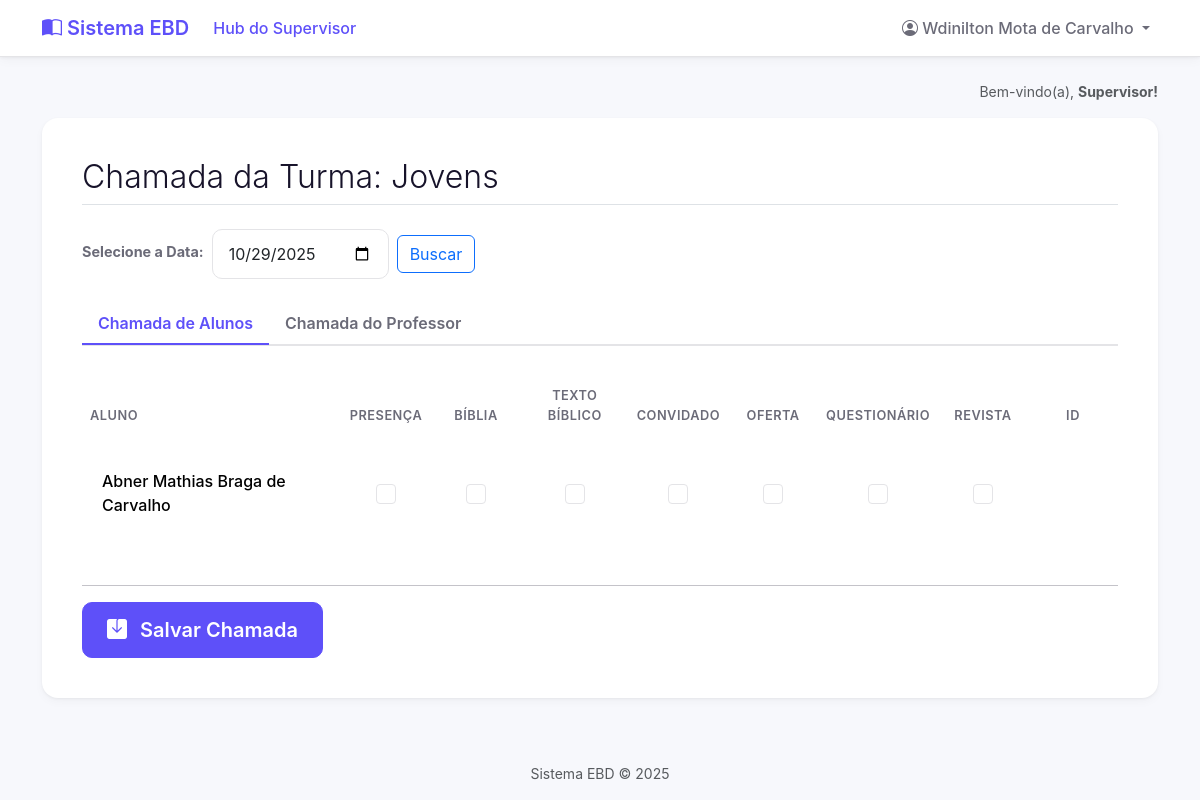
The page /turma/1/chamada/ (signed in) on the database its author committed.
### core/models.py (models this page shows, shortened)
class Turma(models.Model):
    nome = models.CharField(max_length=100, unique=True)
    professor = models.ForeignKey(
        User,
        on_delete=models.SET_NULL,
        null=True,
        blank=True,
        related_name='turmas_lecionadas'
    )

class RegistroChamada(models.Model):
    chamada = models.ForeignKey(Chamada, on_delete=models.CASCADE, related_name='registros')
    aluno = models.ForeignKey(Aluno, on_delete=models.CASCADE, related_name='registros_de_chamada')
    presenca = models.BooleanField(default=False, verbose_name="Presença")
    biblia = models.BooleanField(default=False, verbose_name="Bíblia")
    versiculo = models.BooleanField(default=False, verbose_name="Texto Bíblico")
    convidado = models.BooleanField(default=False, verbose_name="Convidado")
    oferta = models.BooleanField(default=False, verbose_name="Oferta")
    atividades = models.BooleanField(default=False, verbose_name="Questionário")
    revista = models.BooleanField(default=False, verbose_name="Revista") # <-- ADICIONE ESTA LINHA
    pontos_ganhos = models.IntegerField(default=0)

class Aluno(models.Model):
    user = models.OneToOneField(
        User,
        on_delete=models.CASCADE,
        related_name='aluno', # Permite fazer request.user.aluno
        null=True,
        blank=True
    )
    nome_completo = models.CharField(max_length=255)
    turma = models.ForeignKey(
        Turma,
        on_delete=models.CASCADE,
        related_name='alunos'
    )
    pontos_totais = models.IntegerField(default=0)
    data_cadastro = models.DateTimeField(auto_now_add=True)

### core/views.py (the view)
# urls.py: path('turma/<int:turma_id>/chamada/', views.pagina_chamada, name='pagina_chamada'),
@login_required
def pagina_chamada(request, turma_id):
    permissores = permissoes_context(request)
    turma = get_object_or_404(Turma, id=turma_id)
    acesso_permitido = False
    if permissores['is_supervisor']:
        acesso_permitido = True
    elif permissores['is_professor'] and turma.professor == request.user:
        acesso_permitido = True
    if not acesso_permitido:
        return HttpResponseForbidden("<h1>Acesso Negado</h1><p>Você não tem permissão para fazer a chamada desta turma.</p>")
    data_selecionada_str = request.GET.get('data', date.today().isoformat())
    data_selecionada = date.fromisoformat(data_selecionada_str)
    chamada, _ = Chamada.objects.get_or_create(
        turma=turma,
        data=data_selecionada,
        defaults={'criado_por': request.user} # Registra quem criou (o supervisor ou o prof)
    )
    alunos_da_turma = turma.alunos.all().order_by('nome_completo')
    for aluno in alunos_da_turma:
        RegistroChamada.objects.get_or_create(chamada=chamada, aluno=aluno)
    registro_professor = None
    form_professor = None
    professor_titular = turma.professor # Pega o professor associado à turma
    if professor_titular: # Só faz a chamada do prof se a turma tiver um
        try:
            perfil_professor = professor_titular.perfil_professor
            registro_professor, criado = RegistroChamadaProfessor.objects.update_or_create(
            chamada=chamada,  # Procura o registro pela 'chamada' (que é UNIQUE)
            defaults={'professor': perfil_professor} # Atualiza o professor se for diferente
        )
        except PerfilProfessor.DoesNotExist:
            professor_titular = None # Zera se o perfil não existir
    RegistroChamadaFormSet = modelformset_factory(RegistroChamada, form=RegistroChamadaForm, extra=0)
    if request.method == 'POST':
        queryset_alunos = RegistroChamada.objects.filter(chamada=chamada)
        formset_alunos = RegistroChamadaFormSet(request.POST, queryset=queryset_alunos, prefix='alunos')
        if professor_titular:
            form_professor = RegistroChamadaProfessorForm(request.POST, instance=registro_professor, prefix='professor')
            if formset_alunos.is_valid() and form_professor.is_valid():
                formset_alunos.save()
                form_professor.save()
                return redirect('dashboard' if permissores['is_professor'] else 'relatorios')
        else:
            if formset_alunos.is_valid():
                formset_alunos.save()
                return redirect('dashboard' if permissores['is_professor'] else 'relatorios')
    else:
        queryset_alunos = RegistroChamada.objects.filter(chamada=chamada).select_related('aluno').order_by('aluno__nome_completo')
        formset_alunos = RegistroChamadaFormSet(queryset=queryset_alunos, prefix='alunos')
        if professor_titular:
            form_professor = RegistroChamadaProfessorForm(instance=registro_professor, prefix='professor')
    contexto = {
        'turma': turma,
        'professor_titular': professor_titular, # Envia o prof. da turma para o template
        'formset_alunos': formset_alunos,
        'form_professor': form_professor, # Pode ser None
        'data_selecionada_str': data_selecionada_str,
    }
    return render(request, 'chamada.html', contexto)

### core/forms.py
class RegistroChamadaProfessorForm(forms.ModelForm):
    class Meta:
        model = RegistroChamadaProfessor
        fields = ['presenca', 'biblia', 'revista', 'oferta', 'convidado']

### core/context_processors.py (called while the page is built)
def permissoes_context(request):
    is_professor = False
    is_aluno = False
    is_supervisor = False
    aluno = None
    if request.user.is_authenticated:
        is_supervisor = request.user.groups.filter(name='Supervisores').exists()
        is_professor = request.user.groups.filter(name='Professores').exists()
        try:
            aluno = request.user.aluno
            is_aluno = True
        except:
            is_aluno = False
    return {
        'is_supervisor': is_supervisor,
        'is_professor': is_professor,
        'is_aluno': is_aluno,
        'aluno_global': aluno,
    }

### core/models.py (called while the page is built)
    def recalcular_pontos_totais(self):
        total = self.registros_de_chamada.aggregate(total=Sum('pontos_ganhos'))['total']
        self.pontos_totais = total or 0
        self.save(update_fields=['pontos_totais'])

    def save(self, *args, **kwargs):
        pontos = 0
        if self.presenca: pontos += 1
        if self.biblia: pontos += 1
        if self.revista: pontos += 1
        if self.oferta: pontos += 1
        if self.convidado: pontos += 1
        self.pontos_ganhos = pontos
        super().save(*args, **kwargs)
        self.professor.recalcular_pontos_totais()

### templates/chamada.html (shortened to what this page needs)
{% extends 'base.html' %}
{% block content %}
    <div class="d-flex justify-content-between align-items-center border-bottom pb-2 mb-4">
        <h2 class="fw-light mb-0">Chamada da Turma: {{ turma.nome }}</h2>
    </div>
    <form method="get" action="" class="row g-2 align-items-center mb-4">
        <div class="col-auto">
            <label for="data" class="form-label fw-bold">Selecione a Data:</label>
        </div>
        <div class="col-auto">
            <input
                type="date"
                id="data"
                name="data"
                value="{{ data_selecionada_str }}"
                class="form-control">
        </div>
        <div class="col-auto">
            <button type="submit" class="btn btn-outline-primary">Buscar</button>
        </div>
    </form>
    <ul class="nav nav-tabs" id="chamadaTab" role="tablist">
        <li class="nav-item" role="presentation">
            <button class="nav-link active" id="alunos-tab" data-bs-toggle="tab" data-bs-target="#alunos" type="button" role="tab" aria-controls="alunos" aria-selected="true">
                Chamada de Alunos
            </button>
        </li>
        <li class="nav-item" role="presentation">
            <button class="nav-link" id="professor-tab" data-bs-toggle="tab" data-bs-target="#professor" type="button" role="tab" aria-controls="professor" aria-selected="false">
                Chamada do Professor
            </button>
        </li>
    </ul>
    <form method="post">
        <div class="tab-content" id="chamadaTabContent">
            <div class="tab-pane fade show active" id="alunos" role="tabpanel" aria-labelledby="alunos-tab">
                <div class="table-responsive">
                    <table class="table table-hover align-middle">
                        <thead>
                            <tr>
                                <th style="min-width: 200px;">Aluno</th>
                                {% if formset_alunos.forms %}
                                    {% for field in formset_alunos.forms.0 %}
                                        <th class="text-center" style="min-width: 90px;">{{ field.label }}</th>
                                    {% endfor %}
                                {% endif %}
                            </tr>
                        </thead>
                        <tbody>
                            {% for form in formset_alunos %}
                                <tr>
                                    <td>
                                        {{ form.instance.aluno.nome_completo }}
                                    </td>
                                    {% for field in form %}
                                        <td class="text-center">
                                            <div class="form-check">
                                                {{ field }}
                                            </div>
                                        </td>
                                    {% endfor %}
                                </tr>
                            {% endfor %}
                        </tbody>
                    </table>
                </div>
            </div>
        </div>
        <hr class="mt-4">
        <button type="submit" class="btn btn-primary btn-lg">
            <i class="bi bi-save-fill me-2"></i>
            Salvar Chamada
        </button>
    </form>
{% endblock %}

### templates/base.html (shortened to what this page needs)
{% load static %}
<!DOCTYPE html>
<html lang="pt-br">
<head>
    <link href="https://cdn.jsdelivr.net/npm/bootstrap@5.3.3/dist/css/bootstrap.min.css" rel="stylesheet">
    <link rel="stylesheet" href="https://cdn.jsdelivr.net/npm/bootstrap-icons@1.11.3/font/bootstrap-icons.min.css">
    <link rel="stylesheet" href="{% static 'css/custom.css' %}">
</head>
<body class="d-flex flex-column min-vh-100">
    <nav class="navbar navbar-expand-lg navbar-light navbar-custom sticky-top">
        <div class="container">
            <a class="navbar-brand" href="#">
                <i class="bi bi-book-half"></i>
                Sistema EBD
            </a>
            <div class="collapse navbar-collapse" id="navbarNav">
                <ul class="navbar-nav me-auto mb-2 mb-lg-0">
                    {% if is_supervisor %}
                        <li class="nav-item">
                            <a class="nav-link active" href="{% url 'relatorios' %}">Hub do Supervisor</a>
                        </li>
                    {% endif %}
                </ul>
                <ul class="navbar-nav ms-auto">
                    {% if user.is_authenticated %}
                        <li class="nav-item dropdown">
                            <a class="nav-link dropdown-toggle" href="#" id="navbarDropdown" role="button" data-bs-toggle="dropdown" aria-expanded="false">
                                <i class="bi bi-person-circle"></i>
                                {{ user.first_name }} {{ user.last_name }}
                            </a>
                        </li>
                    {% endif %}
                </ul>
            </div>
        </div>
    </nav>
    <main class="container my-4">
        {% if user.is_authenticated %}
        <div class="text-end text-muted small mb-3">
            Bem-vindo(a),
            <span class="fw-bold">
                {% if is_supervisor %} Supervisor!
                {% elif is_professor %} Professor!
                {% elif is_aluno %} Aluno!
                {% else %} Usuário!
                {% endif %}
            </span>
        </div>
        {% endif %}
        <div class="main-content-card">
            {% block content %}
            {% endblock %}
        </div>
    </main>
    <footer class="mt-auto text-center text-muted small p-3">
        Sistema EBD &copy; {% now "Y" %}
    </footer>
</body>
</html>

### static/css/custom.css (style rules this page uses)
:root { --cor-primaria: #5E50F9; --cor-primaria-clara: #f4f2ff; --cor-fundo: #f7f8fc; --cor-texto: #17132a; --cor-texto-suave: #6b6b78; --cor-borda: #e4e4e7; --raio-borda-lg: 16px; --raio-borda-md: 10px; --sombra-card: 0 4px 10px rgba(0, 0, 0, 0.03), 0 1px 3px rgba(0, 0, 0, 0.05); --sombra-card-hover: 0 8px 25px rgba(94, 80, 249, 0.1), 0 4px 12px rgba(0, 0, 0, 0.04); }
body { background-color: var(--cor-fundo); color: var(--cor-texto); font-family: -apple-system, BlinkMacSystemFont, "Segoe UI", Roboto, "Helvetica Neue", Arial, sans-serif; }
.navbar.navbar-custom { background-color: white; border-bottom: 1px solid var(--cor-borda); box-shadow: var(--sombra-card); }
.navbar .navbar-brand { font-weight: 600; color: var(--cor-primaria); }
.navbar .nav-link { font-weight: 500; color: var(--cor-texto-suave); }
.navbar .nav-link.active, .navbar .nav-link:hover { color: var(--cor-primaria); }
.main-content-card { background-color: #ffffff; border-radius: var(--raio-borda-lg); padding: 2.5rem; box-shadow: var(--sombra-card); }
.table { border-collapse: separate; border-spacing: 0 8px; margin-top: -8px; }
.table th { border: none; color: var(--cor-texto-suave); font-weight: 600; text-transform: uppercase; font-size: 0.8rem; letter-spacing: 0.5px; padding-top: 1rem; padding-bottom: 1rem; }
.table td { background-color: #ffffff; border: none; padding: 1.25rem; vertical-align: middle; font-weight: 500; }
.table tr td:first-child { border-top-left-radius: var(--raio-borda-md); border-bottom-left-radius: var(--raio-borda-md); }
.table tr td:last-child { border-top-right-radius: var(--raio-borda-md); border-bottom-right-radius: var(--raio-borda-md); }
.btn-primary { background-color: var(--cor-primaria); border-color: var(--cor-primaria); border-radius: var(--raio-borda-md); font-weight: 600; padding: 0.75rem 1.5rem; }
.form-label { font-weight: 600; color: var(--cor-texto-suave); font-size: 0.9rem; }
.form-control { border-radius: var(--raio-borda-md); border: 1px solid var(--cor-borda); box-shadow: none; padding: 0.75rem 1rem; }
.nav-tabs { border-bottom: 2px solid var(--cor-borda); }
.nav-tabs .nav-link { border: none; border-bottom: 2px solid transparent; color: var(--cor-texto-suave); font-weight: 600; }
.nav-tabs .nav-link.active, .nav-tabs .nav-item.show .nav-link { color: var(--cor-primaria); border-color: var(--cor-primaria); background-color: transparent; }
.tab-content { padding-top: 1.5rem; }
.form-check-input { border-radius: 0.25em !important; border: 1px solid var(--cor-borda); height: 1.25em; width: 1.25em; }
.table td .form-check { display: flex; justify-content: center; align-items: center; min-height: 40px; padding-left: 0; }
.table td .form-check .form-check-input { float: none; margin-left: 0; }

### rows shown on the page
Turma: nome "Jovens"
RegistroChamada: instance.aluno.nome_completo "Abner Mathias Braga de Carvalho"

### other values the page prints
{{ user.first_name }} "Wdinilton Mota"
{{ user.last_name }} "de Carvalho"
{{ field.label }} "PRESENÇA" "BÍBLIA" "TEXTO BÍBLICO" "CONVIDADO" "OFERTA" "QUESTIONÁRIO" "REVISTA" "ID"
